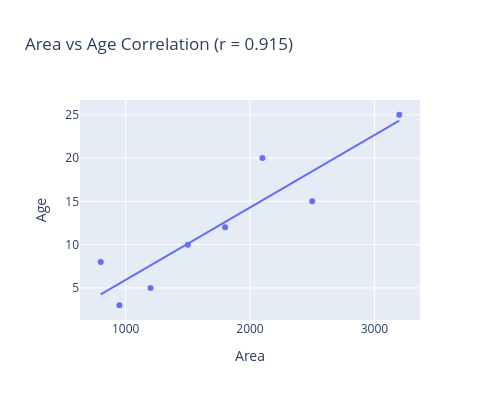

This figure's notebook cell:
### Code cell
# Part (d): Calculate correlation between Area and Age

corr_area_age = np.corrcoef(q1_data['Area'], q1_data['Age'])[0, 1]

print("CORRELATION ANALYSIS")
print("="*60)
print(f"Correlation(Area, Age) = {corr_area_age:.4f}")

print("\n🔍 INTERPRETATION:")
if corr_area_age > 0.5:
    print(f"   Strong positive correlation ({corr_area_age:.2f})")
elif corr_area_age > 0.3:
    print(f"   Moderate positive correlation ({corr_area_age:.2f})")
else:
    print(f"   Weak positive correlation ({corr_area_age:.2f})")

print("\n   This supports our explanation: older buildings tend to be larger.")
print("   Since Age also affects Energy positively, omitting Age causes")
print("   the Area coefficient to be biased upward.")

# Visualize
fig = px.scatter(q1_data, x='Area', y='Age', 
                 title=f'Area vs Age Correlation (r = {corr_area_age:.3f})',
                 trendline='ols')
fig.update_layout(height=400, width=500)
fig.show()

### Figure 1 — Plotly figure (JSON) as saved in the notebook; plotly's stock layout.template omitted (floating-point values rounded to 4 significant figures)
{"data": [{"hovertemplate": "Area=%{x}<br>Age=%{y}<extra></extra>", "legendgroup": "", "marker": {"color": "#636efa", "symbol": "circle"}, "mode": "markers", "name": "", "orientation": "v", "showlegend": false, "type": "scatter", "x": [1200, 2500, 800, 3200, 1800, 950, 2100, 1500], "xaxis": "x", "y": [5, 15, 8, 25, 12, 3, 20, 10], "yaxis": "y"}, {"hovertemplate": "<b>OLS trendline</b><br>Age = 0.0083534 * Area + -2.42066<br>R<sup>2</sup>=0.837207<br><br>Area=%{x}<br>Age=%{y} <b>(trend)</b><extra></extra>", "legendgroup": "", "marker": {"color": "#636efa", "symbol": "circle"}, "mode": "lines", "name": "", "showlegend": false, "type": "scatter", "x": [800, 950, 1200, 1500, 1800, 2100, 2500, 3200], "xaxis": "x", "y": [4.262, 5.515, 7.603, 10.11, 12.62, 15.12, 18.46, 24.31], "yaxis": "y"}], "layout": {"height": 400, "legend": {"tracegroupgap": 0}, "title": {"text": "Area vs Age Correlation (r = 0.915)"}, "width": 500, "xaxis": {"anchor": "y", "domain": [0, 1], "title": {"text": "Area"}}, "yaxis": {"anchor": "x", "domain": [0, 1], "title": {"text": "Age"}}}}
